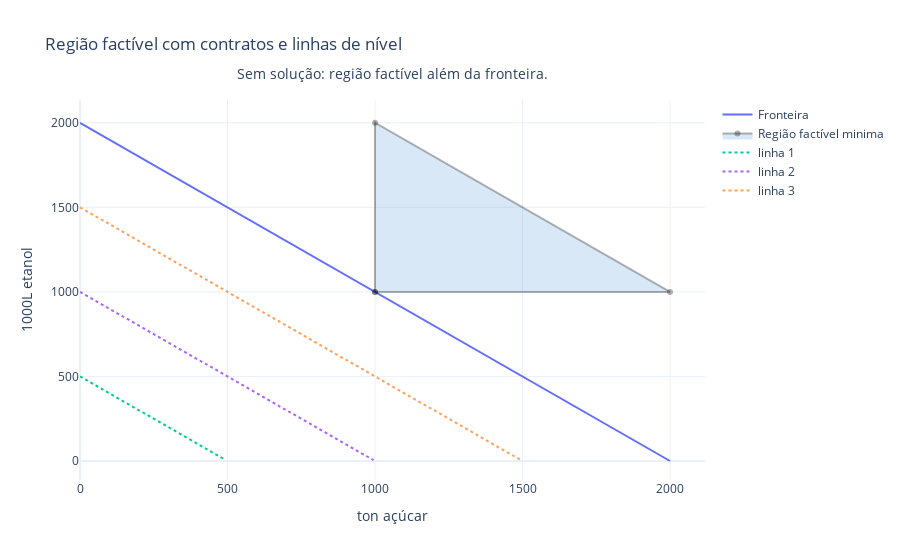

This figure's notebook cell:
### Code cell
# Cenario de minimo nao alcancado

c1_non_reach = 200      
c2_non_reach = 200         
a11_non_reach = 4.0         
a12_non_reach = 4.0         
s_non_reach = 100.0         
k_non_reach = 80.0
m1 = 1000
m2 = 1000

(fig, most_profitable)  = geometric_solution(s_non_reach, k_non_reach, c1_non_reach, c2_non_reach, a11_non_reach, a12_non_reach, sugar_min_contract=m1, etanol_min_contract=m2)
fig

### Figure 1 — Plotly figure (JSON) as saved in the notebook; plotly's stock layout.template omitted (floating-point values rounded to 4 significant figures; data arrays with more than 128 entries replaced by an {"elided": "..."} marker saying what was removed)
{"data": [{"name": "Fronteira", "type": "scatter", "x": {"elided": "200 float values"}, "y": {"elided": "200 float values"}}, {"fill": "toself", "fillcolor": "rgba(0,100,200,0.15)", "line": {"color": "rgba(0,0,0,0.3)"}, "name": "Região factível minima", "type": "scatter", "x": [1000, 2000, 1000, 1000], "y": [1000, 1000, 2000, 1000]}, {"line": {"dash": "dot"}, "mode": "lines", "name": "linha 1", "type": "scatter", "x": {"elided": "200 float values"}, "y": {"elided": "200 float values"}}, {"line": {"dash": "dot"}, "mode": "lines", "name": "linha 2", "type": "scatter", "x": {"elided": "200 float values"}, "y": {"elided": "200 float values"}}, {"line": {"dash": "dot"}, "mode": "lines", "name": "linha 3", "type": "scatter", "x": {"elided": "200 float values"}, "y": {"elided": "200 float values"}}], "layout": {"annotations": [{"font": {"size": 14}, "showarrow": false, "text": "Sem solução: região factível além da fronteira.", "x": 0.5, "xref": "paper", "y": 1.1, "yref": "paper"}], "title": {"text": "Região factível com contratos e linhas de nível"}, "xaxis": {"title": {"text": "ton açúcar"}}, "yaxis": {"title": {"text": "1000L etanol"}}}}
